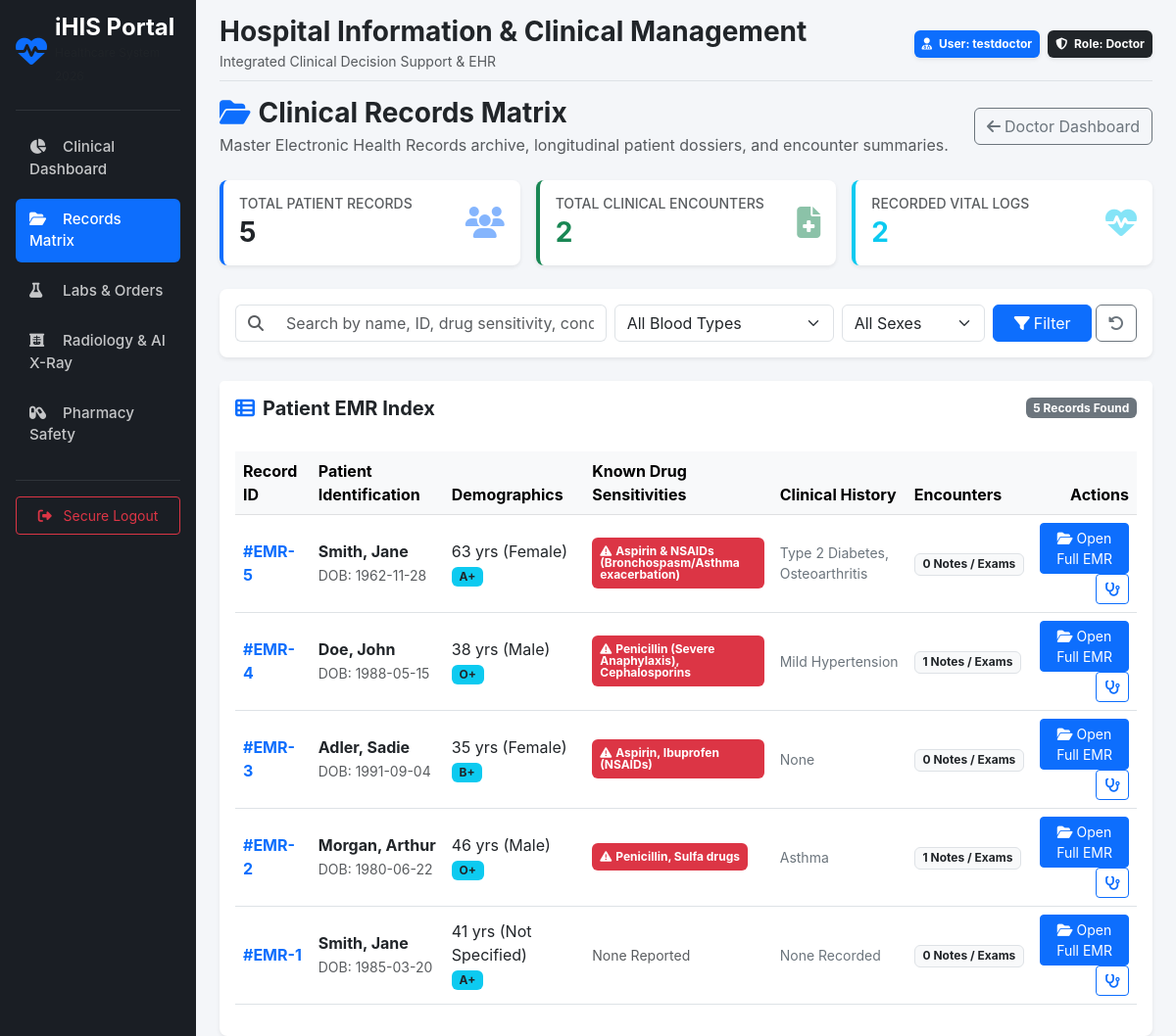
The app's page /clinical/records (signed in) with its own data.
### models/user.py (models this page shows, shortened)
class User(db.Model, UserMixin):
    __tablename__ = 'users'
    id = db.Column(db.Integer, primary_key=True)
    username = db.Column(db.String(80), unique=True, nullable=False, index=True)
    email = db.Column(db.String(120), unique=True, nullable=False, index=True)
    password_hash = db.Column(db.String(128), nullable=False)
    role_id = db.Column(db.Integer, db.ForeignKey('roles.id'), nullable=False)
    role = db.relationship('Role', backref=db.backref('users', lazy=True))
    created_at = db.Column(db.DateTime, default=datetime.utcnow)
    updated_at = db.Column(db.DateTime, default=datetime.utcnow, onupdate=datetime.utcnow)
    is_deleted = db.Column(db.Boolean, default=False, nullable=False) # Soft-delete mechanism

class Role(db.Model):
    __tablename__ = 'roles'
    id = db.Column(db.Integer, primary_key=True)
    name = db.Column(db.String(50), unique=True, nullable=False, index=True) # e.g., 'Doctor', 'Patient'
    description = db.Column(db.String(255))

### models/patient.py (models this page shows, shortened)
class Patient(db.Model):
    __tablename__ = 'patients'
    id = db.Column(db.Integer, primary_key=True)
    user_id = db.Column(db.Integer, db.ForeignKey('users.id'), unique=True, nullable=False)
    first_name = db.Column(db.String(100), nullable=False)
    last_name = db.Column(db.String(100), nullable=False, index=True)
    date_of_birth = db.Column(db.Date, nullable=False)
    gender = db.Column(db.String(20), default='Not Specified')  # Male, Female, Other
    blood_type = db.Column(db.String(5))
    phone = db.Column(db.String(30), nullable=True)
    allergies = db.Column(db.Text)               # General allergies (e.g. latex, dust, peanuts)
    drug_sensitivities = db.Column(db.Text)      # Specific drug sensitivities & adverse reactions
    chronic_diseases = db.Column(db.Text)
    created_at = db.Column(db.DateTime, default=datetime.utcnow)
    updated_at = db.Column(db.DateTime, default=datetime.utcnow, onupdate=datetime.utcnow)
    is_deleted = db.Column(db.Boolean, default=False, nullable=False)
    user = db.relationship('User', backref=db.backref('patient_profile', uselist=False))
    vital_signs = db.relationship('VitalSigns', backref='patient', lazy=True, order_by='desc(VitalSigns.recorded_at)')
    medical_records = db.relationship('MedicalRecord', backref='patient', lazy=True, order_by='desc(MedicalRecord.created_at)')
    lab_orders = db.relationship('LabOrder', backref='patient', lazy=True, order_by='desc(LabOrder.created_at)')
    radiology_orders = db.relationship('RadiologyOrder', backref='patient', lazy=True, order_by='desc(RadiologyOrder.created_at)')
    prescriptions = db.relationship('Prescription', backref='patient', lazy=True, order_by='desc(Prescription.created_at)')
    @property
    def age(self):
        if not self.date_of_birth:
            return "N/A"
        today = date.today()
        calculated_age = today.year - self.date_of_birth.year - ((today.month, today.day) < (self.date_of_birth.month, self.date_of_birth.day))
        return calculated_age

### routes/clinical.py (the view, shortened to what this page needs)
@clinical_bp.route('/records')
@login_required
@roles_required('Doctor', 'Admin', 'Dentist', 'Rehab Therapist')
def records_matrix():
    search_query = request.args.get('q', '').strip()
    blood_filter = request.args.get('blood_type', 'all')
    gender_filter = request.args.get('gender', 'all')
    query = Patient.query.filter_by(is_deleted=False)
    if blood_filter != 'all':
        query = query.filter_by(blood_type=blood_filter)
    if gender_filter != 'all':
        query = query.filter_by(gender=gender_filter)
    patients = query.order_by(Patient.created_at.desc()).all()
    total_patients = Patient.query.filter_by(is_deleted=False).count()
    total_records = MedicalRecord.query.filter_by(is_deleted=False).count()
    total_vitals = VitalSigns.query.count()
    return render_template(
        'clinical/records_matrix.html',
        patients=patients,
        search_query=search_query,
        blood_filter=blood_filter,
        gender_filter=gender_filter,
        total_patients=total_patients,
        total_records=total_records,
        total_vitals=total_vitals
    )

### app.py (called while the page is built)
@login_manager.user_loader
def load_user(user_id):
    from models.user import User
    return db.session.get(User, int(user_id))

### services/auth_helpers.py (called while the page is built)
def roles_required(*role_names):
    def decorator(f):
        @wraps(f)
        def decorated_function(*args, **kwargs):
            if not current_user.is_authenticated or current_user.role.name not in role_names:
                abort(403)
            return f(*args, **kwargs)
        return decorated_function
    return decorator

### templates/clinical/records_matrix.html (shortened to what this page needs)
{% extends 'base.html' %}
{% block content %}
<div class="d-flex justify-content-between align-items-center mb-4">
    <div>
        <h3 class="fw-bold mb-1 text-dark"><i class="fa-solid fa-folder-open text-primary me-2"></i>Clinical Records Matrix</h3>
        <p class="text-muted mb-0">Master Electronic Health Records archive, longitudinal patient dossiers, and encounter summaries.</p>
    </div>
    <a href="{{ url_for('portals.doctor_dashboard') }}" class="btn btn-outline-secondary">
        <i class="fa-solid fa-arrow-left me-1"></i>Doctor Dashboard
    </a>
</div>
<div class="row g-3 mb-4">
    <div class="col-md-4">
        <div class="card border-0 border-start border-primary border-4 shadow-sm p-3 bg-white">
            <div class="d-flex justify-content-between align-items-center">
                <div>
                    <h6 class="text-muted text-uppercase small mb-1">Total Patient Records</h6>
                    <h3 class="fw-bold mb-0 text-dark">{{ total_patients }}</h3>
                </div>
                <i class="fa-solid fa-users fa-2x text-primary opacity-50"></i>
            </div>
        </div>
    </div>
    <div class="col-md-4">
        <div class="card border-0 border-start border-success border-4 shadow-sm p-3 bg-white">
            <div class="d-flex justify-content-between align-items-center">
                <div>
                    <h6 class="text-muted text-uppercase small mb-1">Total Clinical Encounters</h6>
                    <h3 class="fw-bold mb-0 text-success">{{ total_records }}</h3>
                </div>
                <i class="fa-solid fa-file-medical fa-2x text-success opacity-50"></i>
            </div>
        </div>
    </div>
    <div class="col-md-4">
        <div class="card border-0 border-start border-info border-4 shadow-sm p-3 bg-white">
            <div class="d-flex justify-content-between align-items-center">
                <div>
                    <h6 class="text-muted text-uppercase small mb-1">Recorded Vital Logs</h6>
                    <h3 class="fw-bold mb-0 text-info">{{ total_vitals }}</h3>
                </div>
                <i class="fa-solid fa-heart-pulse fa-2x text-info opacity-50"></i>
            </div>
        </div>
    </div>
</div>
<div class="card border-0 shadow-sm mb-4">
    <div class="card-body p-3">
        <form method="GET" action="{{ url_for('clinical.records_matrix') }}" class="row g-2 align-items-center">
            <div class="col-md-5">
                <div class="input-group">
                    <span class="input-group-text bg-white border-end-0"><i class="fa-solid fa-magnifying-glass text-muted"></i></span>
                    <input type="text" name="q" class="form-control border-start-0" placeholder="Search by name, ID, drug sensitivity, condition..." value="{{ search_query }}">
                </div>
            </div>
            <div class="col-md-3">
                <select name="blood_type" class="form-select">
                    <option value="all" {% if blood_filter == 'all' %}selected{% endif %}>All Blood Types</option>
                </select>
            </div>
            <div class="col-md-2">
                <select name="gender" class="form-select">
                    <option value="all" {% if gender_filter == 'all' %}selected{% endif %}>All Sexes</option>
                </select>
            </div>
            <div class="col-md-2 d-flex gap-1">
                <button type="submit" class="btn btn-primary w-100"><i class="fa-solid fa-filter me-1"></i>Filter</button>
                <a href="{{ url_for('clinical.records_matrix') }}" class="btn btn-outline-secondary" title="Reset Filters"><i class="fa-solid fa-rotate-left"></i></a>
            </div>
        </form>
    </div>
</div>
<div class="card border-0 shadow-sm">
    <div class="card-header bg-white border-0 py-3 d-flex justify-content-between align-items-center">
        <h5 class="mb-0 text-dark fw-bold"><i class="fa-solid fa-table-list me-2 text-primary"></i>Patient EMR Index</h5>
        <span class="badge bg-secondary">{{ patients|length }} Records Found</span>
    </div>
    <div class="table-responsive p-3">
        <table class="table table-hover align-middle">
            <thead class="table-light text-secondary">
                <tr>
                    <th>Record ID</th>
                    <th>Patient Identification</th>
                    <th>Demographics</th>
                    <th>Known Drug Sensitivities</th>
                    <th>Clinical History</th>
                    <th>Encounters</th>
                    <th class="text-end">Actions</th>
                </tr>
            </thead>
            <tbody>
                {% if patients %}
                    {% for p in patients %}
                    <tr>
                        <td class="fw-bold text-primary">#EMR-{{ p.id }}</td>
                        <td>
                            <div class="fw-bold text-dark">{{ p.last_name }}, {{ p.first_name }}</div>
                            <small class="text-muted">DOB: {{ p.date_of_birth }}</small>
                        </td>
                        <td>
                            <div>{{ p.age }} yrs ({{ p.gender }})</div>
                            <span class="badge bg-info text-dark">{{ p.blood_type }}</span>
                        </td>
                        <td>
                            {% if p.drug_sensitivities and p.drug_sensitivities != 'None Known' and p.drug_sensitivities != 'None Reported' %}
                                <span class="badge bg-danger text-wrap text-start p-2" style="max-width: 220px;">
                                    <i class="fa-solid fa-triangle-exclamation me-1"></i>{{ p.drug_sensitivities }}
                                </span>
                            {% else %}
                                <span class="text-muted small">None Reported</span>
                            {% endif %}
                        </td>
                        <td class="small text-secondary" style="max-width: 220px;">
                            {{ p.chronic_diseases or 'None Recorded' }}
                        </td>
                        <td>
                            <span class="badge bg-light text-dark border">{{ p.medical_records|length }} Notes / Exams</span>
                        </td>
                        <td class="text-end">
                            <a href="{{ url_for('clinical.patient_records', patient_id=p.id) }}" class="btn btn-sm btn-primary">
                                <i class="fa-solid fa-folder-open me-1"></i>Open Full EMR
                            </a>
                            <a href="{{ url_for('clinical.examination_sheet', patient_id=p.id) }}" class="btn btn-sm btn-outline-primary" title="New Examination">
                                <i class="fa-solid fa-stethoscope"></i>
                            </a>
                        </td>
                    </tr>
                    {% endfor %}
                {% endif %}
            </tbody>
        </table>
    </div>
</div>
{% endblock %}

### templates/base.html (shortened to what this page needs)
<!DOCTYPE html>
<html lang="en">
<head>
    <link href="https://cdn.jsdelivr.net/npm/bootstrap@5.3.0/dist/css/bootstrap.min.css" rel="stylesheet">
    <link href="https://cdnjs.cloudflare.com/ajax/libs/font-awesome/6.4.0/css/all.min.css" rel="stylesheet">
</head>
<body>
    <div class="container-fluid">
        <div class="row">
            <nav class="col-md-3 col-lg-2 d-md-block sidebar collapse p-3 shadow">
                <div class="d-flex align-items-center mb-4 text-white text-decoration-none">
                    <i class="fa-solid fa-heart-pulse fa-2x me-2 text-primary"></i>
                    <div>
                        <span class="fs-4 fw-bold d-block lh-1">iHIS Portal</span>
                        <small class="text-muted" style="font-size: 0.75rem;">Healthcare System 2026</small>
                    </div>
                </div>
                <hr class="border-secondary">
                <ul class="nav nav-pills flex-column mb-auto">
                    <li class="nav-item">
                        <a href="/portal/doctor" class="nav-link {% if request.path == '/portal/doctor' %}active{% endif %}">
                            <i class="fa-solid fa-chart-pie me-2"></i> Clinical Dashboard
                        </a>
                    </li>
                    <li>
                        <a href="{{ url_for('clinical.records_matrix') }}" class="nav-link {% if '/clinical/records' in request.path or '/clinical/patient' in request.path or '/clinical/examination' in request.path %}active{% endif %}">
                            <i class="fa-solid fa-folder-open me-2"></i> Records Matrix
                        </a>
                    </li>
                    <li>
                        <a href="{{ url_for('orders.orders_hub') }}" class="nav-link {% if '/orders' in request.path %}active{% endif %}">
                            <i class="fa-solid fa-flask me-2"></i> Labs & Orders
                        </a>
                    </li>
                    <li>
                        <a href="{{ url_for('radiology.dashboard') }}" class="nav-link {% if '/radiology' in request.path %}active{% endif %}">
                            <i class="fa-solid fa-x-ray me-2"></i> Radiology & AI X-Ray
                        </a>
                    </li>
                    <li>
                        <a href="/pharmacy/review" class="nav-link {% if '/pharmacy' in request.path %}active{% endif %}">
                            <i class="fa-solid fa-capsules me-2"></i> Pharmacy Safety
                        </a>
                    </li>
                </ul>
                <hr class="border-secondary">
                <div class="dropdown">
                    <a href="{{ url_for('auth.logout') }}" class="btn btn-outline-danger w-100 btn-sm py-2">
                        <i class="fa-solid fa-right-from-bracket me-2"></i> Secure Logout
                    </a>
                </div>
            </nav>
            <main class="col-md-9 ms-sm-auto col-lg-10 px-md-4 main-content">
                <div class="d-flex justify-content-between flex-wrap flex-md-nowrap align-items-center pt-3 pb-2 mb-3 border-bottom">
                    <div>
                        <h2 class="h3 text-dark fw-bold mb-0">Hospital Information & Clinical Management</h2>
                        <small class="text-muted">Integrated Clinical Decision Support & EHR</small>
                    </div>
                    <div class="d-flex align-items-center">
                        <div class="badge bg-primary p-2 shadow-sm me-2">
                            <i class="fa-solid fa-user-doctor me-1"></i> User: {{ current_user.username }}
                        </div>
                        <div class="badge bg-dark p-2 shadow-sm">
                            <i class="fa-solid fa-shield-halved me-1"></i> Role: {{ current_user.role.name }}
                        </div>
                    </div>
                </div>
                {% block content %}{% endblock %}
            </main>
        </div>
    </div>
</body>
</html>

### templates/base.html (style rules this page uses)
body { overflow-x: hidden; background-color: #f8f9fa; font-family: -apple-system, BlinkMacSystemFont, "Segoe UI", Roboto, "Helvetica Neue", Arial, sans-serif; }
.sidebar { min-height: 100vh; background: #1a1e24; color: white; transition: all 0.3s; }
.sidebar .nav-link { color: rgba(255,255,255,0.75); margin-bottom: 8px; border-radius: 6px; padding: 10px 14px; font-weight: 500; font-size: 0.95rem; }
.sidebar .nav-link:hover, .sidebar .nav-link.active { color: white; background: #0d6efd; }
.sidebar .nav-link i { width: 22px; }
.main-content { min-height: 100vh; background-color: #f4f6f9; }
.card { border-radius: 8px; }

### records on screen
User: username "testdoctor"
Role: role.name "Doctor"
Patient: id "5", last_name "Smith", first_name "Jane", date_of_birth "1962-11-28", age "63", gender "Female", blood_type "A+", drug_sensitivities "Aspirin & NSAIDs (Bronchospasm/Asthma exacerbation)", chronic_diseases "Type 2 Diabetes, Osteoarthritis", medical_records|length "0"
Patient: id "4", last_name "Doe", first_name "John", date_of_birth "1988-05-15", age "38", gender "Male", blood_type "O+", drug_sensitivities "Penicillin (Severe Anaphylaxis), Cephalosporins", chronic_diseases "Mild Hypertension", medical_records|length "1"
Patient: id "3", last_name "Adler", first_name "Sadie", date_of_birth "1991-09-04", age "35", gender "Female", blood_type "B+", drug_sensitivities "Aspirin, Ibuprofen (NSAIDs)", chronic_diseases "None", medical_records|length "0"
Patient: id "2", last_name "Morgan", first_name "Arthur", date_of_birth "1980-06-22", age "46", gender "Male", blood_type "O+", drug_sensitivities "Penicillin, Sulfa drugs", chronic_diseases "Asthma", medical_records|length "1"
Patient: id "1", last_name "Smith", first_name "Jane", date_of_birth "1985-03-20", age "41", gender "Not Specified", blood_type "A+", shows "None Reported", chronic_diseases "None Recorded", medical_records|length "0"

### other values on screen
{{ total_patients }} "5"
{{ total_records }} "2"
{{ total_vitals }} "2"
{{ patients|length }} "5"
